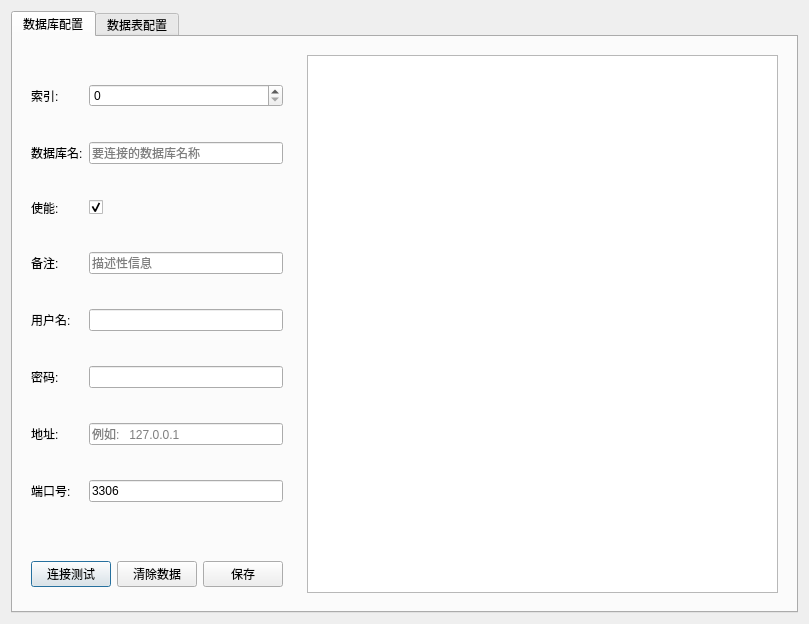
<?xml version="1.0" encoding="UTF-8"?>
<ui version="4.0">
 <class>ConfigDialog</class>
 <widget class="QDialog" name="ConfigDialog">
  <property name="geometry">
   <rect>
    <x>0</x>
    <y>0</y>
    <width>809</width>
    <height>624</height>
   </rect>
  </property>
  <property name="cursor">
   <cursorShape>ArrowCursor</cursorShape>
  </property>
  <property name="windowTitle">
   <string>MYSQL数据库配置界面</string>
  </property>
  <property name="windowIcon">
   <iconset resource="image.qrc">
    <normaloff>:/mysql.png</normaloff>:/mysql.png</iconset>
  </property>
  <layout class="QGridLayout" name="gridLayout">
   <item row="0" column="0">
    <widget class="QTabWidget" name="tabWidget">
     <property name="currentIndex">
      <number>0</number>
     </property>
     <property name="tabBarAutoHide">
      <bool>true</bool>
     </property>
     <widget class="QWidget" name="Tab1">
      <attribute name="title">
       <string>数据库配置</string>
      </attribute>
      <layout class="QGridLayout" name="gridLayout_6" rowstretch="9,1" columnstretch="3,7">
       <item row="0" column="0">
        <widget class="QWidget" name="widget_2" native="true">
         <layout class="QGridLayout" name="gridLayout_2">
          <item row="0" column="0">
           <widget class="QLabel" name="Label">
            <property name="text">
             <string>索引:</string>
            </property>
           </widget>
          </item>
          <item row="0" column="1">
           <widget class="QSpinBox" name="index1">
            <property name="minimum">
             <number>0</number>
            </property>
           </widget>
          </item>
          <item row="1" column="0">
           <widget class="QLabel" name="Label_2">
            <property name="text">
             <string>数据库名:</string>
            </property>
           </widget>
          </item>
          <item row="1" column="1">
           <widget class="QLineEdit" name="database">
            <property name="placeholderText">
             <string>要连接的数据库名称</string>
            </property>
           </widget>
          </item>
          <item row="2" column="0">
           <widget class="QLabel" name="Label_3">
            <property name="text">
             <string>使能:</string>
            </property>
           </widget>
          </item>
          <item row="2" column="1">
           <widget class="QCheckBox" name="enable1">
            <property name="checked">
             <bool>true</bool>
            </property>
           </widget>
          </item>
          <item row="3" column="0">
           <widget class="QLabel" name="Label_4">
            <property name="text">
             <string>备注:</string>
            </property>
           </widget>
          </item>
          <item row="3" column="1">
           <widget class="QLineEdit" name="desc1">
            <property name="placeholderText">
             <string>描述性信息</string>
            </property>
           </widget>
          </item>
          <item row="4" column="0">
           <widget class="QLabel" name="Label_5">
            <property name="text">
             <string>用户名:</string>
            </property>
           </widget>
          </item>
          <item row="4" column="1">
           <widget class="QLineEdit" name="username"/>
          </item>
          <item row="5" column="0">
           <widget class="QLabel" name="Label_6">
            <property name="text">
             <string>密码:</string>
            </property>
           </widget>
          </item>
          <item row="5" column="1">
           <widget class="QLineEdit" name="password"/>
          </item>
          <item row="6" column="0">
           <widget class="QLabel" name="Label_7">
            <property name="text">
             <string>地址:</string>
            </property>
           </widget>
          </item>
          <item row="6" column="1">
           <widget class="QLineEdit" name="address">
            <property name="placeholderText">
             <string>例如:   127.0.0.1</string>
            </property>
           </widget>
          </item>
          <item row="7" column="0">
           <widget class="QLabel" name="Label_8">
            <property name="text">
             <string>端口号:</string>
            </property>
           </widget>
          </item>
          <item row="7" column="1">
           <widget class="QLineEdit" name="port">
            <property name="text">
             <string>3306</string>
            </property>
            <property name="placeholderText">
             <string>默认:3306</string>
            </property>
           </widget>
          </item>
         </layout>
        </widget>
       </item>
       <item row="1" column="0">
        <widget class="QWidget" name="widget" native="true">
         <layout class="QHBoxLayout" name="horizontalLayout">
          <item>
           <widget class="QPushButton" name="connectTest">
            <property name="text">
             <string>连接测试</string>
            </property>
           </widget>
          </item>
          <item>
           <widget class="QPushButton" name="clearDataBase">
            <property name="text">
             <string>清除数据</string>
            </property>
           </widget>
          </item>
          <item>
           <widget class="QPushButton" name="saveDataBase">
            <property name="text">
             <string>保存</string>
            </property>
           </widget>
          </item>
         </layout>
        </widget>
       </item>
       <item row="0" column="1" rowspan="2">
        <widget class="QWidget" name="widget_3" native="true">
         <layout class="QGridLayout" name="gridLayout_3">
          <item row="0" column="0">
           <widget class="QTableView" name="tableView1">
            <property name="enabled">
             <bool>true</bool>
            </property>
            <property name="lineWidth">
             <number>1</number>
            </property>
            <property name="editTriggers">
             <set>QAbstractItemView::NoEditTriggers</set>
            </property>
           </widget>
          </item>
         </layout>
        </widget>
       </item>
      </layout>
     </widget>
     <widget class="QWidget" name="Tab2">
      <attribute name="title">
       <string>数据表配置</string>
      </attribute>
      <layout class="QGridLayout" name="gridLayout_7" rowstretch="9,1" columnstretch="3,7">
       <item row="0" column="0">
        <widget class="QWidget" name="widget_6" native="true">
         <layout class="QGridLayout" name="gridLayout_4">
          <item row="0" column="0">
           <widget class="QLabel" name="Label_15">
            <property name="text">
             <string>索引:</string>
            </property>
           </widget>
          </item>
          <item row="0" column="1">
           <widget class="QSpinBox" name="index2">
            <property name="minimum">
             <number>0</number>
            </property>
           </widget>
          </item>
          <item row="1" column="0">
           <widget class="QLabel" name="label_3">
            <property name="text">
             <string>数据库:</string>
            </property>
           </widget>
          </item>
          <item row="1" column="1">
           <widget class="QComboBox" name="dataBase"/>
          </item>
          <item row="2" column="0">
           <widget class="QLabel" name="Label_16">
            <property name="text">
             <string>数据表:</string>
            </property>
           </widget>
          </item>
          <item row="2" column="1">
           <widget class="QComboBox" name="datatable"/>
          </item>
          <item row="3" column="0">
           <widget class="QLabel" name="Label_17">
            <property name="text">
             <string>使能:</string>
            </property>
           </widget>
          </item>
          <item row="3" column="1">
           <widget class="QCheckBox" name="enable2">
            <property name="checked">
             <bool>true</bool>
            </property>
           </widget>
          </item>
          <item row="4" column="0">
           <widget class="QLabel" name="label">
            <property name="text">
             <string>采样频率:</string>
            </property>
           </widget>
          </item>
          <item row="4" column="1">
           <widget class="QSpinBox" name="frequency">
            <property name="minimum">
             <number>1000</number>
            </property>
            <property name="maximum">
             <number>999999999</number>
            </property>
            <property name="singleStep">
             <number>1000</number>
            </property>
           </widget>
          </item>
          <item row="5" column="0">
           <widget class="QLabel" name="Label_18">
            <property name="text">
             <string>备注:</string>
            </property>
           </widget>
          </item>
          <item row="5" column="1">
           <widget class="QLineEdit" name="desc2">
            <property name="placeholderText">
             <string>描述性信息</string>
            </property>
           </widget>
          </item>
         </layout>
        </widget>
       </item>
       <item row="1" column="0">
        <widget class="QWidget" name="widget_4" native="true">
         <layout class="QHBoxLayout" name="horizontalLayout_2">
          <item>
           <widget class="QPushButton" name="saveDataTest">
            <property name="text">
             <string>写值测试</string>
            </property>
           </widget>
          </item>
          <item>
           <widget class="QPushButton" name="clearDataTable">
            <property name="text">
             <string>清除数据</string>
            </property>
           </widget>
          </item>
          <item>
           <widget class="QPushButton" name="saveDataTable">
            <property name="text">
             <string>保存</string>
            </property>
           </widget>
          </item>
         </layout>
        </widget>
       </item>
       <item row="0" column="1" rowspan="2">
        <widget class="QWidget" name="widget_5" native="true">
         <layout class="QGridLayout" name="gridLayout_5">
          <item row="0" column="0">
           <widget class="QTableView" name="tableView2"/>
          </item>
         </layout>
        </widget>
       </item>
      </layout>
     </widget>
    </widget>
   </item>
  </layout>
 </widget>
 <resources>
  <include location="image.qrc"/>
 </resources>
 <connections/>
</ui>
